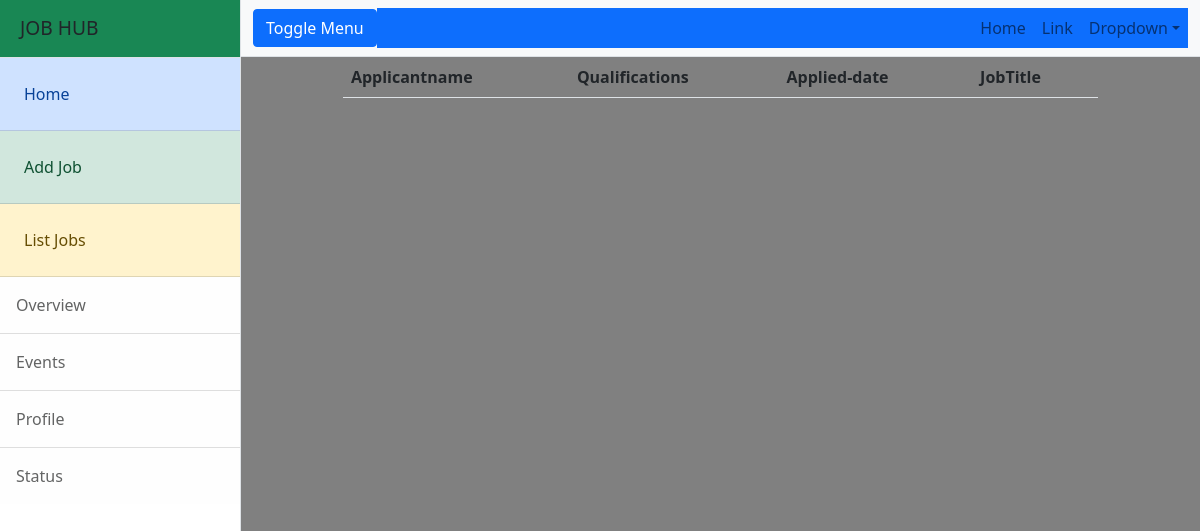
Page /employer/applications/list/2 on the earlier database version.
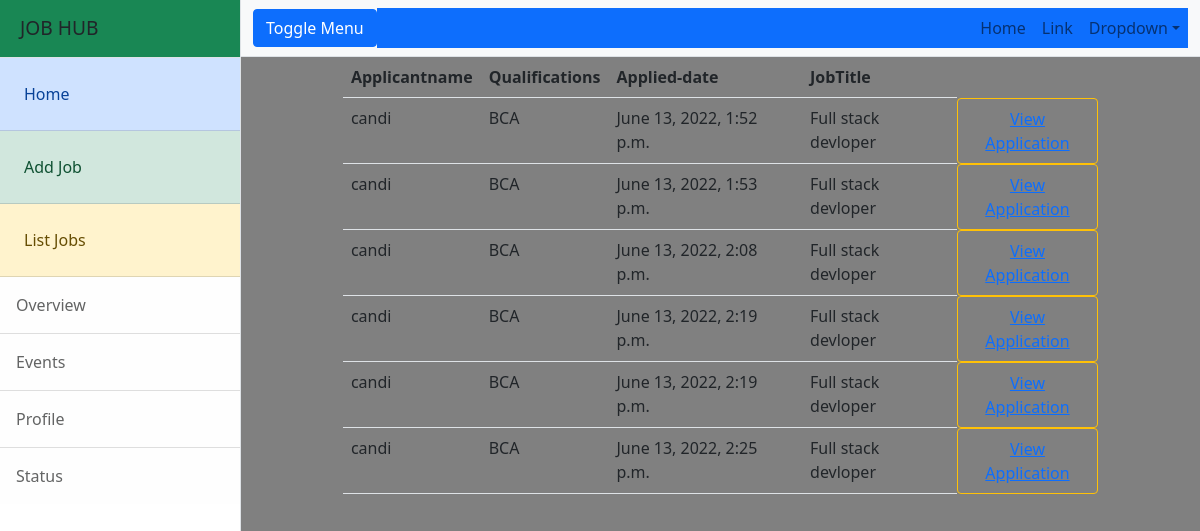
Same page on the later database version.
### employer/models.py (models this page shows, shortened)
class Applications(models.Model):
    applicant=models.ForeignKey(User,on_delete=models.CASCADE,related_name="applicant")
    job=models.ForeignKey(Jobs,on_delete=models.CASCADE)
    options=(
        ("applied","applied"),
        ("accepted","accepted"),
        ("rejected0","rejected"),
        ("pending","pending"),
        ("cancelled","cancelled")
    )
    status=models.CharField(max_length=120,choices=options,default="applied")
    date=models.DateTimeField(auto_now_add=True)
    class Meta:
        unique_together= ("applicant","job")

class User(AbstractUser):
    options=(
        ("employer","employer"),
        ("candidate","candidate")
    )
    role=models.CharField(max_length=120,choices=options,default="candidate")
    phone=models.CharField(max_length=12,null=True)

class Jobs(models.Model):
    job_title=models.CharField(max_length=150)
    company=models.ForeignKey(User,on_delete=models.CASCADE,related_name="company")
    location=models.CharField(max_length=120)
    salary=models.PositiveIntegerField(null=True)
    experience=models.PositiveIntegerField(default=0)
    created_date=models.DateField(auto_now_add=True)
    last_date=models.DateField(null=True)
    active_status=models.BooleanField(default=True)
    job_description=models.TextField(null=True)

### candidate/models.py (models this page shows)
class CandidateProfile(models.Model):
    user=models.OneToOneField(User,on_delete=models.CASCADE,related_name="candidate")
    profile_pic=models.ImageField(upload_to="canprofiles")
    resume=models.FileField(upload_to="cvs",null=True)
    qualification=models.CharField(max_length=120)
    skills=models.CharField(max_length=120)
    experience=models.PositiveIntegerField(default=0)

### employer/views.py (the view)
# urls.py: path("applications/list/<int:id>",views.EmployeeListApplications.as_view(),name='emp-app-list'),
class EmployeeListApplications(ListView):
    model = Applications
    context_object_name = "applications"
    template_name = "emp-applist.html"
    def get_queryset(self):
        return Applications.objects.filter(job=self.kwargs.get("id")).exclude(status="cancelled")

### employer/templates/emp-applist.html
{%extends 'base.html'%}
{%block body_block%}
<div class="container">
 <div class="row">
  <div class="col-1"></div>
  <div class="col-10">
   <table class="table">
    <tr>
     <th>Applicantname</th>
     <th>Qualifications</th>
     <th>Applied-date</th>
     <th>JobTitle</th>
    </tr>
    {%for application in applications%}
    <tr>
     <td>{{application.applicant.username}}</td>
     <td>{{application.applicant.candidate.qualification}}</td>
     <td>{{application.date}}</td>
     <td>{{application.job.job_title}}</td>
     <td class="btn btn-warning"><a href="{%url 'emp-app-detail' application.id%}">View Application</a> </td>
    </tr>
    {%endfor%}
   </table>
  </div>
  <div class="col-1"></div>
 </div>
</div>
{%endblock%}

Differences in the rows shown:
added Applications: applicant.username "candi", applicant.candidate.qualification "BCA", date "June 13, 2022, 1:52 p.m.", job.job_title "Full stack devloper"
added Applications: applicant.username "candi", applicant.candidate.qualification "BCA", date "June 13, 2022, 1:53 p.m.", job.job_title "Full stack devloper"
added Applications: applicant.username "candi", applicant.candidate.qualification "BCA", date "June 13, 2022, 2:08 p.m.", job.job_title "Full stack devloper"
added Applications: applicant.username "candi", applicant.candidate.qualification "BCA", date "June 13, 2022, 2:19 p.m.", job.job_title "Full stack devloper"
added Applications: applicant.username "candi", applicant.candidate.qualification "BCA", date "June 13, 2022, 2:19 p.m.", job.job_title "Full stack devloper"
added Applications: applicant.username "candi", applicant.candidate.qualification "BCA", date "June 13, 2022, 2:25 p.m.", job.job_title "Full stack devloper"
